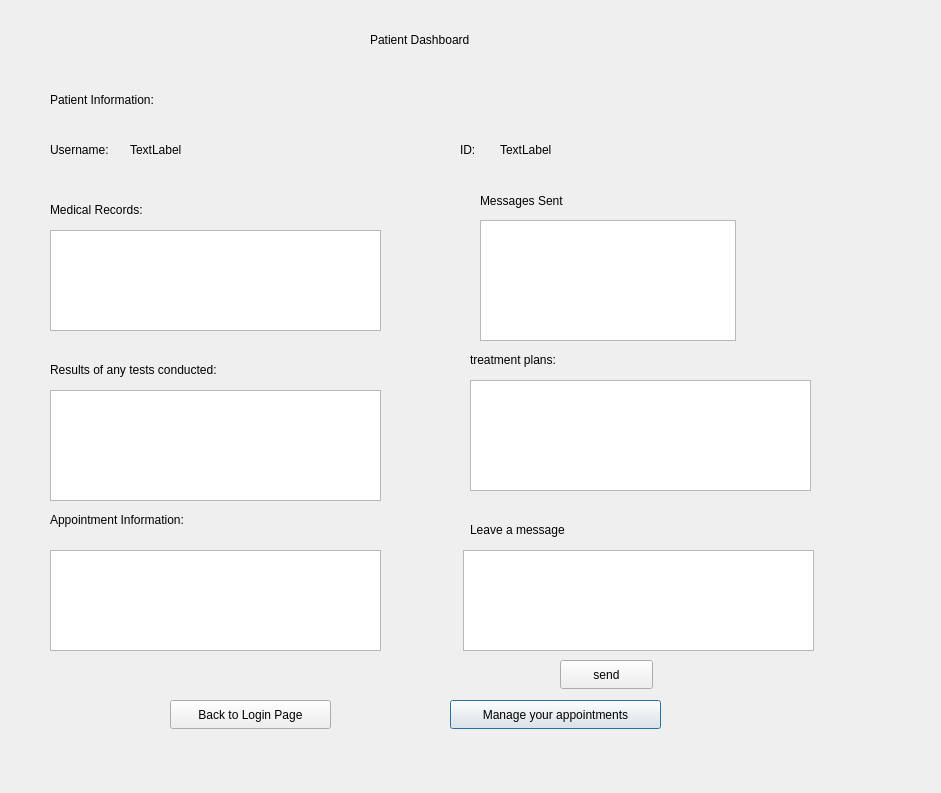
<?xml version="1.0" encoding="UTF-8"?>
<ui version="4.0">
 <class>PatientDashboard</class>
 <widget class="QDialog" name="PatientDashboard">
  <property name="geometry">
   <rect>
    <x>0</x>
    <y>0</y>
    <width>941</width>
    <height>793</height>
   </rect>
  </property>
  <property name="windowTitle">
   <string>Dialog</string>
  </property>
  <widget class="QLabel" name="label_1">
   <property name="geometry">
    <rect>
     <x>370</x>
     <y>30</y>
     <width>131</width>
     <height>20</height>
    </rect>
   </property>
   <property name="text">
    <string>Patient Dashboard</string>
   </property>
  </widget>
  <widget class="QLabel" name="label_2">
   <property name="geometry">
    <rect>
     <x>50</x>
     <y>90</y>
     <width>161</width>
     <height>20</height>
    </rect>
   </property>
   <property name="text">
    <string>Patient Information:</string>
   </property>
  </widget>
  <widget class="QLabel" name="label_3">
   <property name="geometry">
    <rect>
     <x>50</x>
     <y>140</y>
     <width>81</width>
     <height>20</height>
    </rect>
   </property>
   <property name="text">
    <string>Username:</string>
   </property>
  </widget>
  <widget class="QLabel" name="label_4">
   <property name="geometry">
    <rect>
     <x>460</x>
     <y>140</y>
     <width>63</width>
     <height>20</height>
    </rect>
   </property>
   <property name="text">
    <string>ID: </string>
   </property>
  </widget>
  <widget class="QLabel" name="label_5">
   <property name="geometry">
    <rect>
     <x>50</x>
     <y>200</y>
     <width>121</width>
     <height>20</height>
    </rect>
   </property>
   <property name="text">
    <string>Medical Records:</string>
   </property>
  </widget>
  <widget class="QListView" name="MedReclistView">
   <property name="geometry">
    <rect>
     <x>50</x>
     <y>230</y>
     <width>331</width>
     <height>101</height>
    </rect>
   </property>
  </widget>
  <widget class="QLabel" name="label_6">
   <property name="geometry">
    <rect>
     <x>50</x>
     <y>360</y>
     <width>351</width>
     <height>20</height>
    </rect>
   </property>
   <property name="text">
    <string>Results of any tests conducted:</string>
   </property>
  </widget>
  <widget class="QLabel" name="label_7">
   <property name="geometry">
    <rect>
     <x>470</x>
     <y>350</y>
     <width>171</width>
     <height>20</height>
    </rect>
   </property>
   <property name="text">
    <string>treatment plans:</string>
   </property>
  </widget>
  <widget class="QLabel" name="label_8">
   <property name="geometry">
    <rect>
     <x>50</x>
     <y>510</y>
     <width>181</width>
     <height>20</height>
    </rect>
   </property>
   <property name="text">
    <string>Appointment Information:</string>
   </property>
  </widget>
  <widget class="QPushButton" name="manageAppPshButton">
   <property name="geometry">
    <rect>
     <x>450</x>
     <y>700</y>
     <width>211</width>
     <height>29</height>
    </rect>
   </property>
   <property name="text">
    <string>Manage your appointments</string>
   </property>
  </widget>
  <widget class="QLabel" name="label_9">
   <property name="geometry">
    <rect>
     <x>130</x>
     <y>140</y>
     <width>131</width>
     <height>20</height>
    </rect>
   </property>
   <property name="text">
    <string>TextLabel</string>
   </property>
  </widget>
  <widget class="QLabel" name="IDLabel">
   <property name="geometry">
    <rect>
     <x>500</x>
     <y>140</y>
     <width>63</width>
     <height>20</height>
    </rect>
   </property>
   <property name="text">
    <string>TextLabel</string>
   </property>
  </widget>
  <widget class="QTextBrowser" name="textBrowser">
   <property name="geometry">
    <rect>
     <x>50</x>
     <y>390</y>
     <width>331</width>
     <height>111</height>
    </rect>
   </property>
  </widget>
  <widget class="QTextBrowser" name="textBrowser_2">
   <property name="geometry">
    <rect>
     <x>470</x>
     <y>380</y>
     <width>341</width>
     <height>111</height>
    </rect>
   </property>
  </widget>
  <widget class="QTextBrowser" name="textBrowser_3">
   <property name="geometry">
    <rect>
     <x>50</x>
     <y>550</y>
     <width>331</width>
     <height>101</height>
    </rect>
   </property>
  </widget>
  <widget class="QPushButton" name="BackButton4">
   <property name="geometry">
    <rect>
     <x>170</x>
     <y>700</y>
     <width>161</width>
     <height>29</height>
    </rect>
   </property>
   <property name="text">
    <string>Back to Login Page</string>
   </property>
  </widget>
  <widget class="QTextEdit" name="textEdit_chat">
   <property name="geometry">
    <rect>
     <x>463</x>
     <y>550</y>
     <width>351</width>
     <height>101</height>
    </rect>
   </property>
  </widget>
  <widget class="QLabel" name="label_10">
   <property name="geometry">
    <rect>
     <x>470</x>
     <y>519</y>
     <width>181</width>
     <height>21</height>
    </rect>
   </property>
   <property name="text">
    <string>Leave a message</string>
   </property>
  </widget>
  <widget class="QTextBrowser" name="messages_view">
   <property name="geometry">
    <rect>
     <x>480</x>
     <y>220</y>
     <width>256</width>
     <height>121</height>
    </rect>
   </property>
  </widget>
  <widget class="QPushButton" name="sendMessageButton">
   <property name="geometry">
    <rect>
     <x>560</x>
     <y>660</y>
     <width>93</width>
     <height>29</height>
    </rect>
   </property>
   <property name="text">
    <string>send</string>
   </property>
  </widget>
  <widget class="QLabel" name="label_11">
   <property name="geometry">
    <rect>
     <x>480</x>
     <y>190</y>
     <width>181</width>
     <height>21</height>
    </rect>
   </property>
   <property name="text">
    <string>Messages Sent</string>
   </property>
  </widget>
 </widget>
 <resources/>
 <connections/>
</ui>
